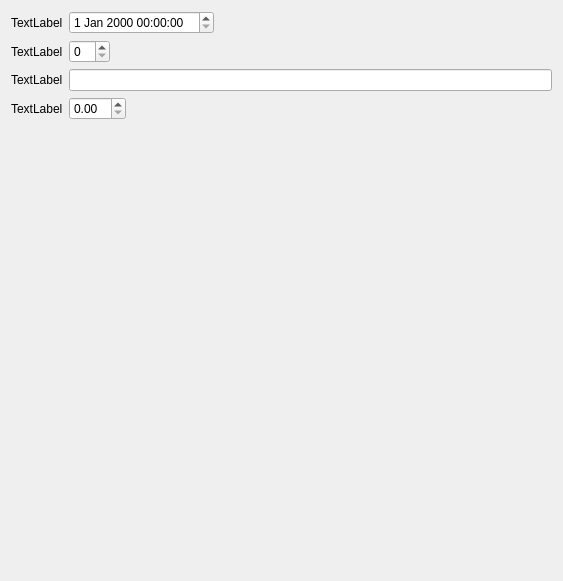
<ui version="4.0" >
 <class>Misc</class>
 <widget class="QWidget" name="Misc" >
  <property name="geometry" >
   <rect>
    <x>0</x>
    <y>0</y>
    <width>563</width>
    <height>581</height>
   </rect>
  </property>
  <property name="windowTitle" >
   <string>Form</string>
  </property>
  <layout class="QGridLayout" name="gridLayout" >
   <item row="0" column="0" >
    <layout class="QFormLayout" name="formLayout" >
     <property name="fieldGrowthPolicy" >
      <enum>QFormLayout::ExpandingFieldsGrow</enum>
     </property>
     <item row="0" column="0" >
      <widget class="QLabel" name="label" >
       <property name="text" >
        <string>TextLabel</string>
       </property>
      </widget>
     </item>
     <item row="0" column="1" >
      <widget class="QDateTimeEdit" name="dateTimeEdit" />
     </item>
     <item row="1" column="0" >
      <widget class="QLabel" name="label_2" >
       <property name="text" >
        <string>TextLabel</string>
       </property>
      </widget>
     </item>
     <item row="1" column="1" >
      <widget class="QSpinBox" name="spinBox" />
     </item>
     <item row="2" column="0" >
      <widget class="QLabel" name="label_3" >
       <property name="text" >
        <string>TextLabel</string>
       </property>
      </widget>
     </item>
     <item row="2" column="1" >
      <widget class="QLineEdit" name="lineEdit" />
     </item>
     <item row="3" column="0" >
      <widget class="QLabel" name="label_4" >
       <property name="text" >
        <string>TextLabel</string>
       </property>
      </widget>
     </item>
     <item row="3" column="1" >
      <widget class="QDoubleSpinBox" name="doubleSpinBox" />
     </item>
    </layout>
   </item>
  </layout>
 </widget>
 <resources/>
 <connections/>
</ui>
